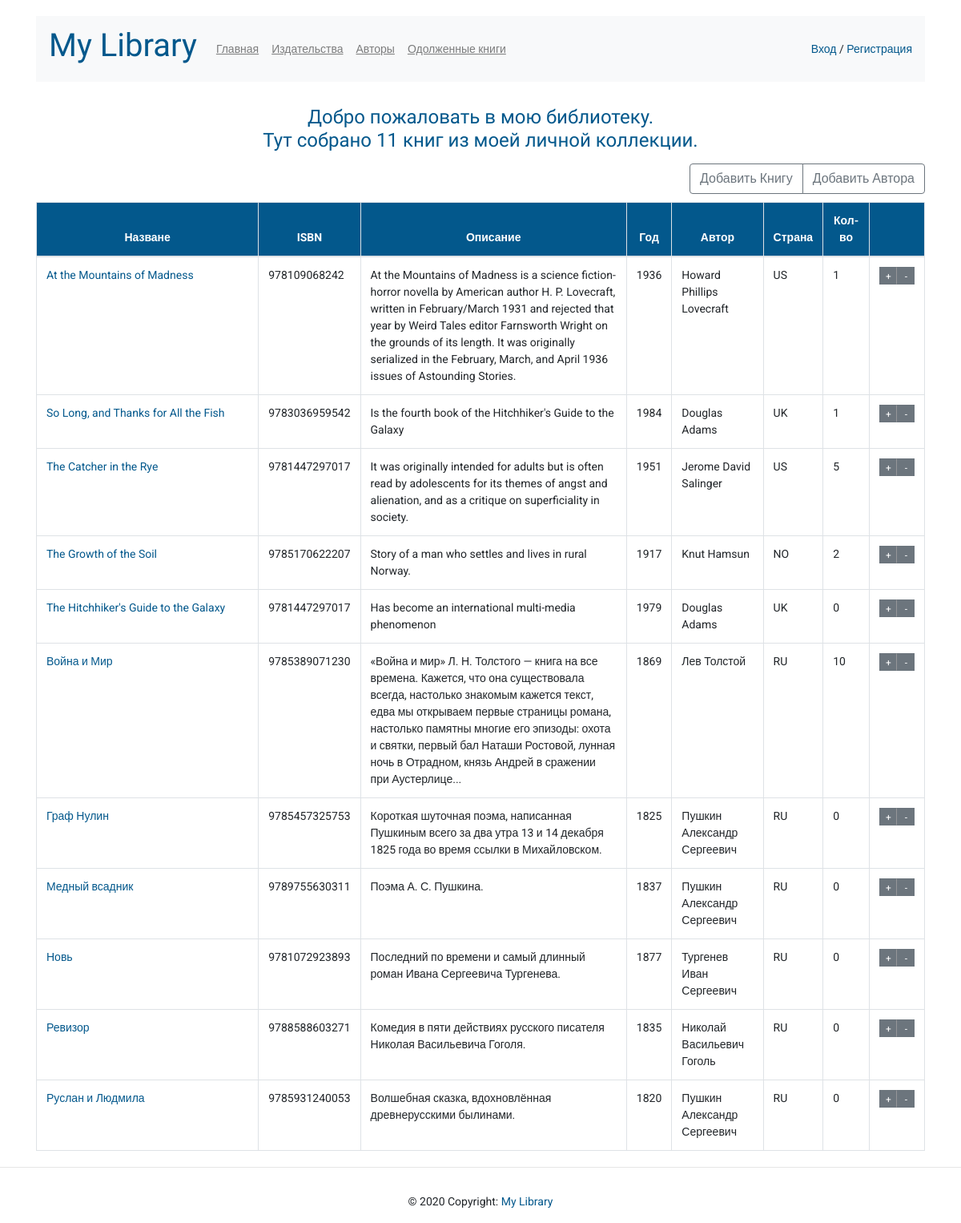
/, run on an earlier commit of the app's database.
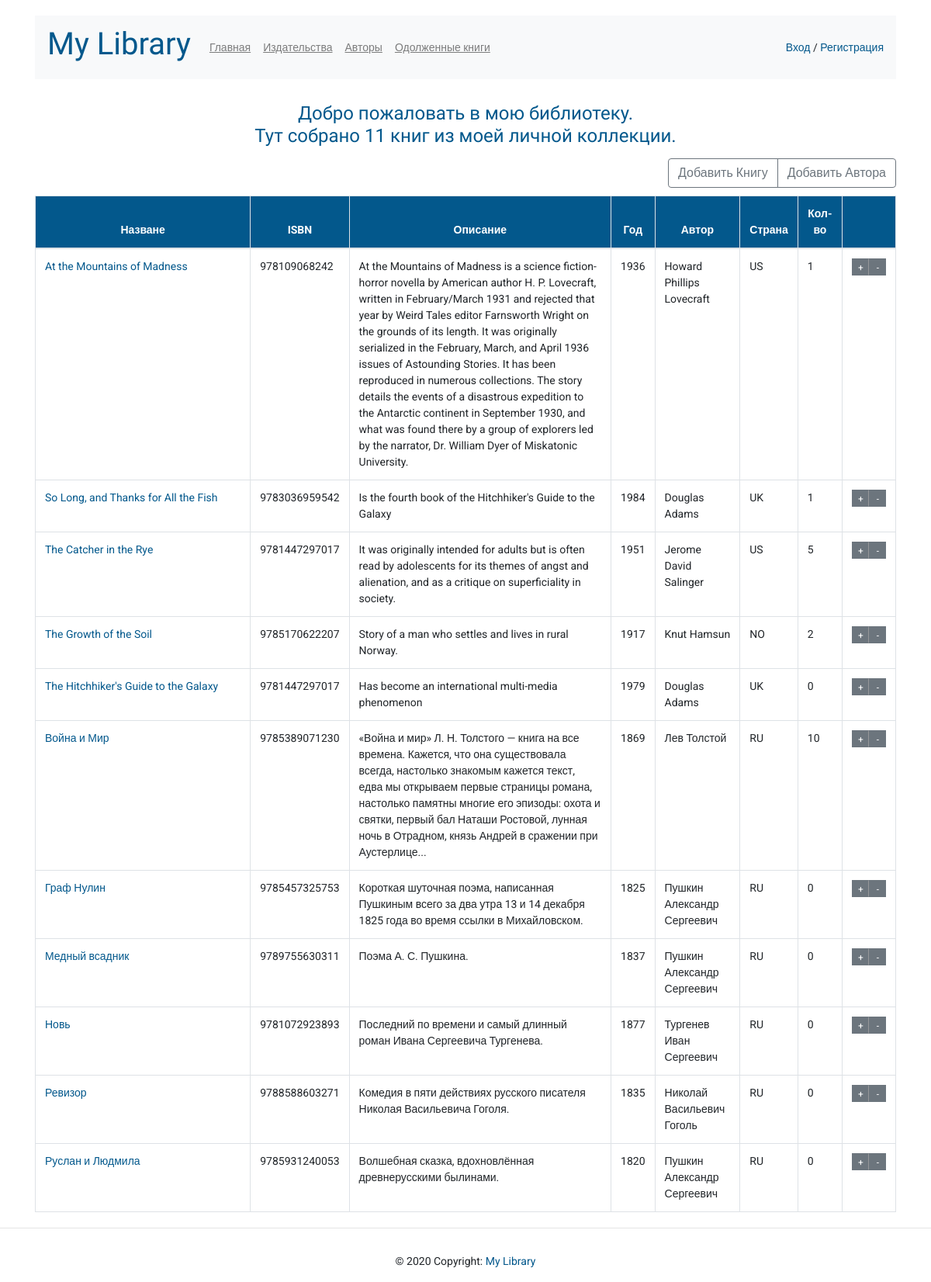
And on a later commit of the database.
### p_library/models.py (models this page shows, shortened)
class Book(models.Model):
    ISBN = models.CharField(max_length=13)
    title = models.TextField(verbose_name='Название')
    description = models.TextField(verbose_name='Описание')
    year_release = models.SmallIntegerField(verbose_name='Год издания')
    copy_count = models.SmallIntegerField(default=0, verbose_name='Кол-во', blank=True)
    price = models.DecimalField(max_digits=10, decimal_places=2, default=0, verbose_name='Цена', blank=True)
    author = models.ForeignKey(Author, on_delete=models.CASCADE, verbose_name='Автор',
                               related_name='book_author')
    publisher = models.ForeignKey(Publisher, on_delete=models.SET_DEFAULT, default=1,
                                  verbose_name='Издатель')
    friend_reader = models.ManyToManyField('p_library.Friend', related_name='book_reader',
                                           verbose_name='Читающие друзья', blank=True)
    image = models.ImageField(upload_to='book_covers', blank=True)
    class Meta:
        ordering = ['title']

class Author(models.Model):
    full_name = models.TextField(verbose_name='Имя')
    birth_year = models.SmallIntegerField(verbose_name='Год рождения')
    country = models.CharField(verbose_name='Страна', max_length=2)
    class Meta:
        ordering = ['full_name']

### p_library/views.py (the view)
# urls.py: path('', views.index),
def index(request):
    template = loader.get_template('index.html')
    books = Book.objects.all()
    data = {
        'title': 'мою библиотеку',
        'books': books,
    }
    if request.user.is_authenticated:
        data['username'] = request.user.username
    return HttpResponse(template.render(data, request))

### p_library/templates/index.html (shortened to what this page needs)
{% extends 'base.html' %}
{% block content %}
<h4 class="text-center">Добро пожаловать в {{ title }}. <br>
    Тут собрано {{ books|length }} книг из моей личной коллекции.</h4>
<div class="btn-group add-btn-main-group" role="group">
    <a href="/book/create" class="btn btn-outline-secondary add-btn-main">Добавить Книгу</a>
    <a href="/author/create" class="btn btn-outline-secondary add-btn-main">Добавить Автора</a>
</div>
<table class="table table-bordered table-condensed">
    <thead>
        <tr class="text-center">
            <th class="w-25">Назване</th>
            <th>ISBN</th>
            <th>Описание</th>
            <th>Год</th>
            <th>Автор</th>
            <th>Страна</th>
            <th>Кол-во</th>
            <th></th>
        </tr>
    </thead>
    <tbody>
        {% for book in books %}
        <tr>
            <td><a href="../book/{{ book.pk }}" title="подробнее">{{ book.title }}</a></td>
            <td>{{ book.ISBN }}</td>
            <td>{{ book.description }}</td>
            <td>{{ book.year_release }}</td>
            <td>{{ book.author.full_name }}</td>
            <td>{{ book.author.country }}</td>
            <td>{{ book.copy_count }}</td>
            <td>
                <div class="btn-group" role="group" aria-label="Basic example">
                    <form action="/index/book_increment/" method="post" enctype="multipart/form-data">
                        <input class="btn btn-secondary right-border btn-small" type="submit" value="+">
                    </form>
                    <form action="/index/book_decrement/" method="post" enctype="multipart/form-data">
                        <input class="btn btn-secondary btn-small" type="submit" value="-">
                    </form>
                </div>
            </td>
        </tr>
        {% endfor %}
    </tbody>
</table>
{% endblock %}

What changed in the data, as far as the page shows it:
changed Book "At the Mountains of Madness": description "…issues of Astounding Stories." → "…issues of Astounding Stories. It has been reproduced in numerous collections. The story details the events of a disastrous expedition to the Antarctic continent in September 1930, and what was found there by a group of explorers led by the narrator, Dr. William Dyer of Miskatonic University."
